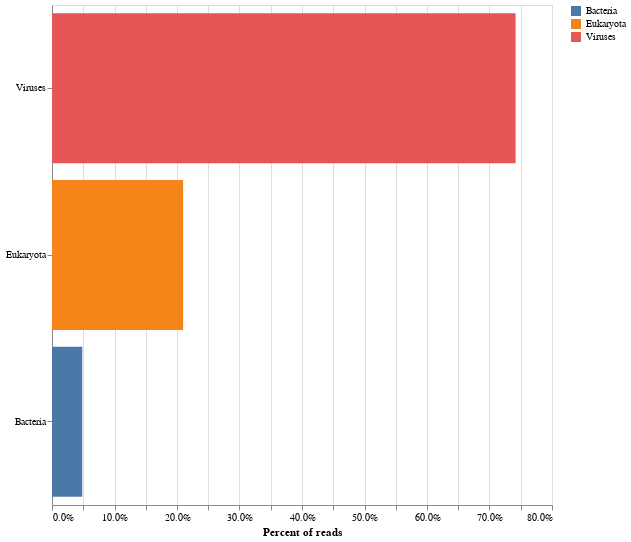

The cell this chart's notebook holds for it:
### Markdown cell above
## Bracken raw plot

### Code cell
def df_bracken_species_raw(file: str, 
                           level: str = 'species',
                           cutoff: float = 0.05,
                           virus_only: bool = True) -> pd.DataFrame:
    '''
    Returns a df for the taxonomy found in the cleaned raw bracken report.
    Used to generate bar plots of the different taxonomies. 
    
    :param str file: Path to the bracken report.
    :param str level: Level of taxonomy. [domain, phylum, class, order, family, genus, species]. Default = 'species'
    :param float cutoff: Cutoff of percent the taxonomy level is present in. Default = 0.05
    :param bool virus_only: Only include Viruses. Default = True
    :return: pd.DataFrame
    '''
    
    taxonomy = {'domain': 'D', 
                'phylum': 'P', 
                'class': 'K', 
                'order': 'O',
                'family': 'F',
                'genus': 'G',
                'species': 'S'}
     
    df = (
            pd.read_csv(file)
              .loc[lambda x: x.level == taxonomy[level]]
              .loc[lambda x: x.percent > cutoff]
              .sort_values('percent', ascending=False)
               
           )
    
    if virus_only:
        return df.loc[lambda x: x.domain == 'Virus']
    return df



def bar_chart_bracken_raw(file: str, 
                          level: str = 'species',
                          cutoff: float = 0.05,
                          number: int = 10,
                          virus_only=True) -> altair.vegalite.v4.api.Chart:
    '''
    Returns a bar chart of the taxnomies from the bracken species file. 
    
    :param str file: Path to the bracken report.
    :param str level: Level of taxonomy. [domain, phylum, class, order, family, genus, species]. Default = 'species'
    :param float cutoff: Cutoff of percent the taxonomy level is present in. Default = 0.05
    :param int number: The number bars to plot. Default = 10
    :return: altair.vegalite.v4.api.Chart
    '''
    
    df = df_bracken_species_raw(file, level, cutoff, virus_only)
    
    return alt.Chart(df.head(number)).mark_bar().encode(
     alt.X('percent:Q', axis=alt.Axis(format='.1%'), title='Percent of reads'),
     alt.Y('name:N', sort='-x', title=None),
     alt.Color('name:N', title=None),
     tooltip=[alt.Tooltip('domain:N'), alt.Tooltip('percent:Q', format='.1%')]
      ).properties(
        width=500, height=500)
    

plot = bar_chart_bracken_raw('results/cleaned_files/Bat-Guano-15_S6_L001_R_bracken_raw.csv', 
                                   'domain',
                                   cutoff=0.001,
                            number=6,
                            virus_only=False)

plot

### Figure 1 — Vega-Lite specification as saved in the notebook (floating-point values rounded to 4 significant figures)
{"config": {"view": {"continuousWidth": 400, "continuousHeight": 300}}, "data": {"name": "data-2291e889a17bda7ab6dc925087eb6c68"}, "mark": "bar", "encoding": {"color": {"field": "name", "title": null, "type": "nominal"}, "tooltip": [{"field": "domain", "type": "nominal"}, {"field": "percent", "format": ".1%", "type": "quantitative"}], "x": {"axis": {"format": ".1%"}, "field": "percent", "title": "Percent of reads", "type": "quantitative"}, "y": {"field": "name", "sort": "-x", "title": null, "type": "nominal"}}, "height": 500, "width": 500, "$schema": "https://vega.github.io/schema/vega-lite/v4.17.0.json", "datasets": {"data-2291e889a17bda7ab6dc925087eb6c68": [{"percent": 0.7418, "level": "D", "tax_id": 10239, "name": "  Viruses", "domain": "Virus"}, {"percent": 0.2098, "level": "D", "tax_id": 2759, "name": "    Eukaryota", "domain": "Eukaryota"}, {"percent": 0.0484, "level": "D", "tax_id": 2, "name": "    Bacteria", "domain": "Bacteria"}]}}
